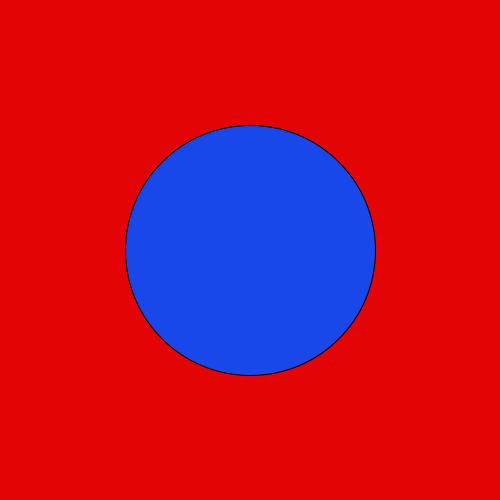
Frame 1 (no input)
Frame 60 (the mouse pressed at the canvas centre just before this capture): identical to frame 1, image omitted
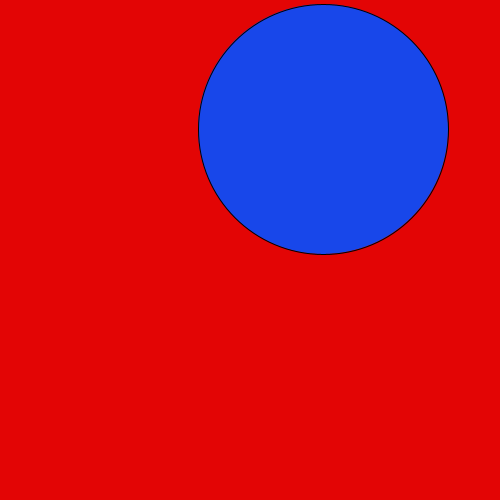
Frame 120 (the mouse held since frame 60 and released just before this capture)

The Processing sketch that drew these frames (run headless with seeded random() and noise(); from frame 60 on, the mouse is pressed at the canvas centre):

// Processing sketch: sketch_190317a
// ── sketch_190317a.pde
// create three integer variables to  
    //    represent the x, y, and the size of the ellipse
    
    int Y=250;
    int X=250;
    void setup() {
      //set the size of your sketch 
      size(500,500);
    }
    
    void draw() {
      //set the background color of your sketch
      background(#E30505);
      //draw an ellipse. Make sure it fits in the window.
      //use the variables created in step 4 in place of the numbers
      //   in your ellipse
   fill(#1847EA);
    ellipse(X,Y,250,250);
    }
    
    void mousePressed() {
      //6a. create an integer variable called distance
      //6b. use the getDistance method to initialize your varible
      //    use the mouse's x and y and the x and y of your ellipse 
     int  distance;
     distance=getDistance(X,Y,mouseX,mouseY);
      
      //print the distance variable
     println(distance);

      
      //8a. make an if statement to check if the distance variable
      //   is within the size of the ellipse
      if(distance<125){
        
        X=(int)random(500);
        Y=(int)random(500);
        
      }
        //8b.  set the x and y of the ellipse to a random location on the window
       //X = rando;
       //Y = rando;
      
    }
    
    int getDistance(int x1, int y1, int x2, int y2) {
      return (int)Math.sqrt(Math.pow((x1-x2),2) + Math.pow((y1-y2),2));
    }
    
